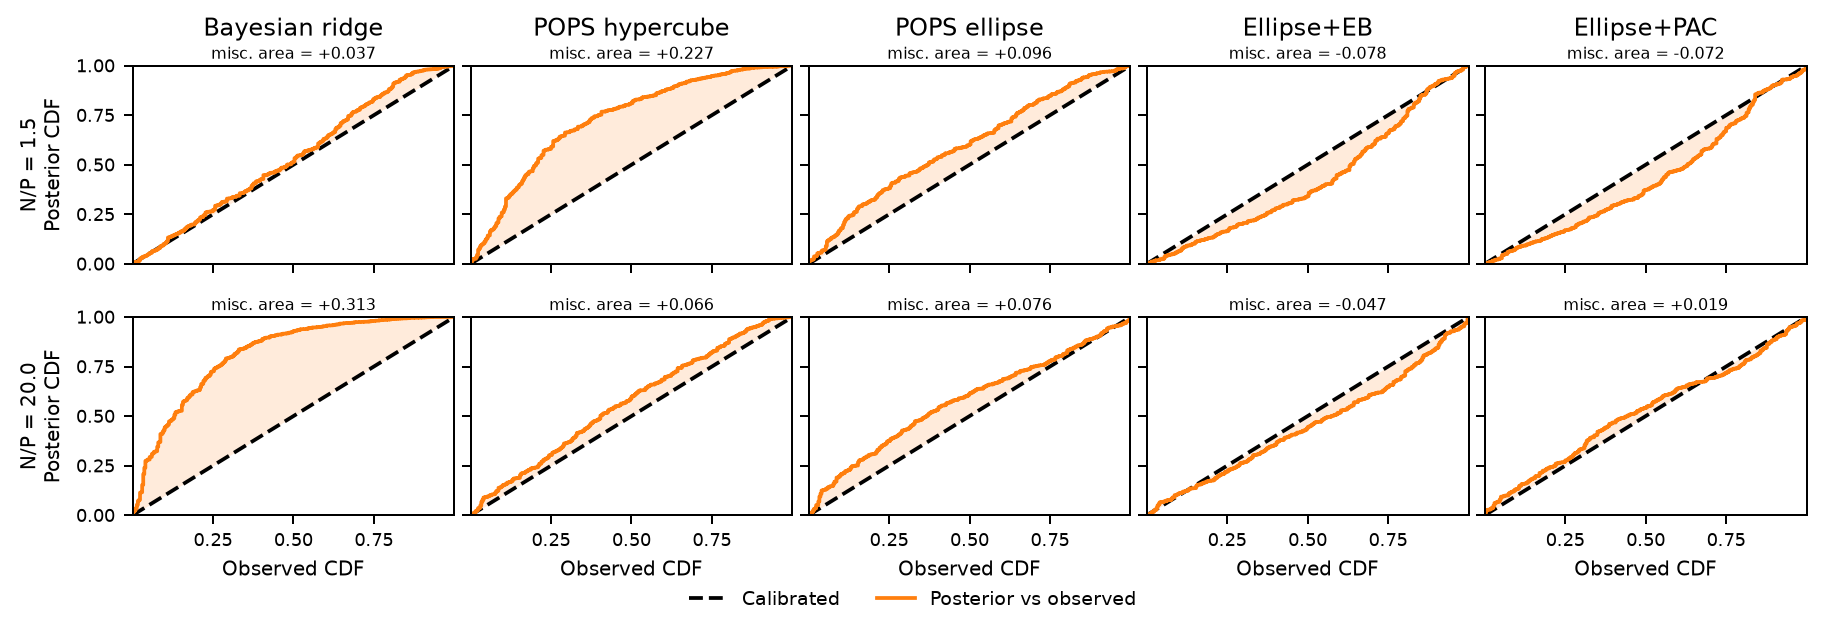

This chart was generated by the following Python code:
"""Posterior calibration of a linear Cu ACE interatomic potential.

The bundled ``ace_linear_uq_energies.npz`` holds the energy equations of a
linear 267-feature Cu ACE potential exported by ``mliap_train.py``: 700
training structures and 300 held-out test structures. The design is projected
onto its leading 35 PCA modes so that small observation/parameter ratios are
reachable from 700 structures alone, and two regimes (N/P = 1.5 and N/P = 20)
are fitted with ``BayesianRidge``, the POPS hypercube, the POPS ellipse,
Ellipse+EB and Ellipse+PAC (paper Fig. ``fig:ace``).

By default (``--basis subset``) the PCA basis of each regime is built from its
own training structures only, so the sparse regime uses no information from
the other training structures; ``--basis pool`` reproduces the workshop
construction, whose basis used the unlabelled descriptors of all 700
training structures. Every posterior is sampled for parameter uncertainty
only (Bayesian ridge ``sigma_``, never its noise precision).

The main figure is a probability-probability (P-P) plot: the posterior-sampled
CDF of the held-out energy error against the observed CDF, which is the parity
line for a perfectly calibrated posterior. Each panel is annotated with the
signed miscalibration area between the two (see
:func:`probability_probability_curve`). ``--error-output`` additionally writes
the two error densities that the P-P plot compares.

A trusted pickle with the same four keys can be supplied with ``--data``.
"""

import argparse
import pickle
from pathlib import Path

import matplotlib.pyplot as plt
import numpy as np
from comparisons import harness
from sklearn.linear_model import BayesianRidge

from popsregression import POPSEllipseRegression, POPSRegression

SEED = 0
POSTERIOR_SAMPLE_COUNT = 1024
DATA_RATIOS = (1.5, 20.0)
MAX_SIGMA = 4.0
HERE = Path(__file__).resolve().parent
DEFAULT_DATA = HERE / "ace_linear_uq_energies.npz"
DEFAULT_OUTPUT = HERE / "example_mliap.png"
DEFAULT_ERROR_OUTPUT = HERE / "example_mliap_errors.png"
DATA_KEYS = ("A_train_E", "y_train_E", "A_test_E", "y_test_E")
MODEL_TITLES = (
    "Bayesian ridge",
    "POPS hypercube",
    "POPS ellipse",
    "Ellipse+EB",
    "Ellipse+PAC",
)


def load_mliap_data(path):
    """Load and validate the ACE train/test energy equations."""
    path = Path(path)
    if path.suffix == ".npz":
        with np.load(path) as archive:
            data = {key: archive[key] for key in DATA_KEYS}
    elif path.suffix in (".pkl", ".pickle"):
        # Pickle support is for the artifact produced by the accompanying
        # workflow. As usual, only load trusted pickle files.
        with path.open("rb") as stream:
            archive = pickle.load(stream)
        data = {key: archive[key] for key in DATA_KEYS}
    else:
        raise ValueError("--data must be an .npz, .pkl, or .pickle file")

    X_train = np.asarray(data["A_train_E"], dtype=np.float64)
    y_train = np.asarray(data["y_train_E"], dtype=np.float64).reshape(-1)
    X_test = np.asarray(data["A_test_E"], dtype=np.float64)
    y_test = np.asarray(data["y_test_E"], dtype=np.float64).reshape(-1)

    if X_train.ndim != 2 or X_test.ndim != 2:
        raise ValueError("ACE design matrices must be two-dimensional")
    if X_train.shape[1] != X_test.shape[1]:
        raise ValueError("train and test design matrices have different widths")
    if X_train.shape[0] != y_train.size or X_test.shape[0] != y_test.size:
        raise ValueError("each design-matrix row must have one target")
    arrays = (X_train, y_train, X_test, y_test)
    if not all(np.isfinite(array).all() for array in arrays):
        raise ValueError("ACE data contain non-finite values")
    return X_train, y_train, X_test, y_test


def make_regimes(ratios=DATA_RATIOS, basis="subset"):
    """One training subset per observation/parameter ratio (35 PCA modes)."""
    regimes = []
    for ratio in ratios:
        problem = harness.ace_problem(ratio, SEED, basis=basis)
        regimes.append(
            {
                "ratio": problem.y_train.size / problem.n_params,
                "X": problem.X_train,
                "y": problem.y_train,
                "X_test": problem.X_test,
                "y_test": problem.y_test,
            }
        )
    return tuple(regimes)


def fit_models(X_train, y_train):
    """Fit the same five estimators as the polynomial and Burgers examples."""
    resample_density = POSTERIOR_SAMPLE_COUNT / len(y_train)

    bayesian_ridge = BayesianRidge(fit_intercept=False)
    bayesian_ridge.fit(X_train, y_train)

    pops_hypercube = POPSRegression(
        fit_intercept=False,
        minimum_relative_error=0.0,
        posterior="hypercube",
        resample_density=resample_density,
        random_state=SEED,
    )
    pops_hypercube.fit(X_train, y_train)

    ellipse = POPSEllipseRegression(random_state=SEED).fit(X_train, y_train)
    ellipse_eb = POPSEllipseRegression(
        regularization="empirical-bayes", random_state=SEED
    ).fit(X_train, y_train)
    ellipse_pac = POPSEllipseRegression(
        regularization="PAC", y_bounds=harness.ACE_Y_BOUNDS, random_state=SEED
    ).fit(X_train, y_train)
    return (bayesian_ridge, pops_hypercube, ellipse, ellipse_eb, ellipse_pac)


def sample_bayesian_errors(model, X, rng, n_samples):
    """Draw prediction errors from the Bayesian coefficient posterior."""
    eigenvalues, eigenvectors = np.linalg.eigh(model.sigma_)
    factor = eigenvectors * np.sqrt(np.maximum(eigenvalues, 0.0))
    coefficient_errors = factor @ rng.standard_normal((factor.shape[1], n_samples))
    return X @ coefficient_errors


def projected_ball_samples(rng, n_rows, n_samples, dimension):
    """Sample one-dimensional marginals of a uniform dimension-D ball."""
    beta_shape = 0.5 * (dimension + 1.0)
    return 2.0 * rng.beta(beta_shape, beta_shape, (n_rows, n_samples)) - 1.0


def sample_ellipse_errors(model, X, rng, n_samples):
    """Exact marginal errors of a (hierarchical) ellipsoid predictive.

    Each draw picks a stored hyperparameter draw with its mixture weight and
    then a projected-ball point of that ellipsoid's pushforward; errors are
    measured from the mixture mean.
    """
    weights, mean, half = model._mixture(X)
    idx = rng.choice(weights.size, size=(len(X), n_samples), p=weights)
    rows = np.arange(len(X))[:, None]
    ball = projected_ball_samples(rng, len(X), n_samples, model._ball_dim)
    samples = mean[idx, rows] + half[idx, rows] * ball
    return samples - (weights @ mean)[:, None]


def sample_posterior_errors(model, X, rng):
    """Return posterior prediction errors about the model's point prediction."""
    if isinstance(model, POPSEllipseRegression):
        return sample_ellipse_errors(model, X, rng, POSTERIOR_SAMPLE_COUNT)
    if isinstance(model, POPSRegression):
        # POPSRegression.posterior_samples_ contains coefficient perturbations,
        # not absolute coefficient vectors. Therefore no mean prediction is
        # subtracted here.
        return X @ model.posterior_samples_
    return sample_bayesian_errors(model, X, rng, POSTERIOR_SAMPLE_COUNT)


def probability_probability_curve(observed_errors, posterior_errors):
    """Empirical P-P curve of |error| and its signed miscalibration area.

    Plotting one empirical CDF against another is a probability-probability
    (P-P) plot; a perfectly calibrated posterior lies on the parity line. The
    signed area enclosed between the curve and that line,

        A = int_0^1 F_post(F_obs^-1(u)) du - 1/2
          = P(|e_post| < |e_obs|) - 1/2,

    is the *signed miscalibration area*. It is the Mann-Whitney statistic
    shifted to zero, so 2A is the Gini coefficient (equivalently Somers' D, or
    twice the ROC excess area AUC - 1/2) of the two error samples. It lies in
    [-1/2, +1/2], is invariant under any common rescaling of the errors, and is
    zero exactly when the two distributions agree. Positive values mean the
    posterior errors are stochastically smaller than the observed ones, i.e.
    the posterior is too narrow (over-confident); negative values mean it is
    too wide.

    Returns the observed CDF, the posterior CDF, and the signed area. The area
    is integrated over the returned curve, so it is exactly the area drawn.
    """
    observed = np.sort(np.abs(np.asarray(observed_errors, dtype=np.float64).ravel()))
    posterior = np.sort(np.abs(np.asarray(posterior_errors, dtype=np.float64).ravel()))
    if observed.size == 0 or posterior.size == 0:
        raise ValueError("both error samples must be non-empty")
    thresholds = np.unique(np.concatenate([[0.0], observed, posterior]))
    observed_cdf = np.searchsorted(observed, thresholds, side="right") / observed.size
    posterior_cdf = (
        np.searchsorted(posterior, thresholds, side="right") / posterior.size
    )
    area = float(np.trapezoid(posterior_cdf, observed_cdf) - 0.5)
    return observed_cdf, posterior_cdf, area


def posterior_error_records(models, X_test, y_test):
    """Collect observed and sampled posterior energy errors for each model."""
    records = []
    rng = np.random.default_rng(SEED)
    for model in models:
        test_errors = y_test - model.predict(X_test)
        pred_errors = sample_posterior_errors(model, X_test, rng)
        posterior_rms = np.sqrt(np.mean(pred_errors**2, axis=1))
        if np.any(posterior_rms <= 0.0):
            raise RuntimeError("encountered a zero energy posterior width")
        posterior_95 = np.sqrt(np.percentile(pred_errors**2, 95, axis=1))
        _, _, area = probability_probability_curve(test_errors, pred_errors)
        records.append(
            {
                "test_errors": test_errors,
                "pred_errors": pred_errors,
                "posterior_rms": posterior_rms,
                "miscalibration_area": area,
                "actual_coverage": float(np.mean(np.abs(test_errors) <= posterior_95)),
                "energy_rmse": float(np.sqrt(np.mean(test_errors**2))),
            }
        )
    return records


ANNOTATION_BBOX = dict(boxstyle="round,pad=0.18", fc="white", ec="0.65", alpha=0.90)


def area_label(record):
    """Annotation text for a panel's signed miscalibration area."""
    return f"misc. area = {record['miscalibration_area']:+.3f}"


def make_panel_grid(n_rows):
    """Shared panel grid with model titles on the top row."""
    fig, axes = plt.subplots(
        n_rows, len(MODEL_TITLES), figsize=(10, 3.4), sharex=True, sharey=True
    )
    axes = np.atleast_2d(axes)
    for column, title in enumerate(MODEL_TITLES):
        axes[0, column].set_title(title, fontsize=9.5, pad=12)
    return fig, axes


def common_error_scale(all_records):
    """Use the largest-N Bayesian-Ridge RMS as a common density x-axis scale."""
    scale = np.asarray(all_records[-1][0]["posterior_rms"], dtype=np.float64)
    return float(np.sqrt(np.mean(scale**2)))


def plot_error_densities(regimes, all_records, output):
    """Overlay the observed and posterior-sampled error densities."""
    scale = common_error_scale(all_records)
    max_ratio = max(
        np.max(np.abs(record["test_errors"]) / scale)
        for records in all_records
        for record in records
    )
    x_max = min(10.0, max(MAX_SIGMA, 1.05 * max_ratio))
    bins = np.linspace(-x_max, x_max, 31)

    fig, axes = make_panel_grid(len(regimes))
    for row, (regime, records) in enumerate(zip(regimes, all_records)):
        for column, record in enumerate(records):
            ax = axes[row, column]
            ax.hist(
                (record["pred_errors"] / scale).ravel(),
                bins=bins,
                density=True,
                histtype="step",
                linewidth=1.5,
                color="C1",
                label="Posterior",
            )
            ax.hist(
                record["test_errors"] / scale,
                bins=bins,
                density=True,
                histtype="step",
                linewidth=1.5,
                color="0.15",
                label="Observed",
            )
            ax.text(
                0.96,
                0.92,
                area_label(record),
                transform=ax.transAxes,
                ha="right",
                va="top",
                fontsize=6.2,
                bbox=ANNOTATION_BBOX,
            )
            ax.set_xlim(-x_max, x_max)
            ax.set_ylim(bottom=0.0, top=0.5)
            ax.set_yticks([])
            ax.tick_params(labelsize=7)
            if row == len(regimes) - 1:
                ax.set_xlabel(r"$(E-E_{\rm DFT})/\sigma_{\rm RMS}$", fontsize=8)
        axes[row, 0].set_ylabel(f"N/P = {regime['ratio']:.1f}", fontsize=8)

    axes[0, -1].legend(fontsize=6, loc="upper left", bbox_to_anchor=(0.0, 0.88))
    fig.tight_layout(pad=0.25, w_pad=0.2, h_pad=0.25)
    fig.savefig(output, dpi=180, bbox_inches="tight")
    plt.close(fig)


def plot_pp(regimes, all_records, output):
    """P-P plot of posterior-predicted against observed |energy error| CDFs.

    The curve is scale-free, so no common RMS normalisation is needed here.
    """
    fig, axes = make_panel_grid(len(regimes))
    for row, (regime, records) in enumerate(zip(regimes, all_records)):
        for column, record in enumerate(records):
            ax = axes[row, column]
            observed_cdf, posterior_cdf, _ = probability_probability_curve(
                record["test_errors"],
                record["pred_errors"],
            )
            ax.plot([0.0, 1.0], [0.0, 1.0], "k--", linewidth=1.5, label="Calibrated")
            ax.plot(
                observed_cdf,
                posterior_cdf,
                "C1",
                linewidth=1.5,
                label="Posterior vs observed",
            )
            ax.fill_between(
                observed_cdf,
                observed_cdf,
                posterior_cdf,
                color="C1",
                alpha=0.15,
                linewidth=0.0,
            )
            ax.text(
                0.5,
                1.015,
                area_label(record),
                transform=ax.transAxes,
                ha="center",
                va="bottom",
                fontsize=6.5,
            )
            ax.set_xlim(0.0, 1.0)
            ax.set_ylim(0.0, 1.0)
            # Prune the 0/1 x-ticks so neighbouring panels do not collide.
            ax.set_xticks([0.25, 0.5, 0.75])
            ax.set_yticks([0.0, 0.25, 0.5, 0.75, 1.0])
            ax.tick_params(labelsize=7)
            if row == len(regimes) - 1:
                ax.set_xlabel("Observed CDF", fontsize=8)
        axes[row, 0].set_ylabel(
            f"N/P = {regime['ratio']:.1f}\nPosterior CDF",
            fontsize=8,
        )

    handles, labels = axes[0, 0].get_legend_handles_labels()
    fig.legend(
        handles,
        labels,
        loc="lower center",
        ncol=2,
        fontsize=7.5,
        frameon=False,
        bbox_to_anchor=(0.5, -0.005),
    )
    fig.tight_layout(pad=0.25, w_pad=0.3, h_pad=0.9, rect=(0, 0.06, 1, 1))
    fig.savefig(output, dpi=180, bbox_inches="tight")
    plt.close(fig)


def run(data=DEFAULT_DATA, output=DEFAULT_OUTPUT, error_output=None, basis="subset"):
    X_train, y_train, X_test, y_test = load_mliap_data(data)
    regimes = make_regimes(basis=basis)
    print(
        f"ACE energies: train={len(y_train)}, test={len(y_test)}, "
        f"P={X_train.shape[1]} reduced to rank {harness.ACE_RANK} "
        f"(PCA basis: {basis})"
    )

    all_records = [
        posterior_error_records(
            fit_models(regime["X"], regime["y"]),
            regime["X_test"],
            regime["y_test"],
        )
        for regime in regimes
    ]

    plot_pp(regimes, all_records, output)
    print(f"Saved {Path(output).resolve()}")
    if error_output:
        plot_error_densities(regimes, all_records, error_output)
        print(f"Saved {Path(error_output).resolve()}")

    for regime, records in zip(regimes, all_records):
        print(f"N={len(regime['y'])}, N/P={regime['ratio']:.3f}")
        for title, record in zip(MODEL_TITLES, records):
            print(
                f"  {title:20s} signed miscalibration area="
                f"{record['miscalibration_area']:+.4f}  "
                "95% posterior interval covers "
                f"{record['actual_coverage'] * 100:.1f}% of tests  "
                f"RMSE E={record['energy_rmse']:.4g} eV/atom"
            )
    return all_records


if __name__ == "__main__":
    parser = argparse.ArgumentParser(description=__doc__)
    parser.add_argument(
        "--data",
        type=Path,
        default=DEFAULT_DATA,
        help="ACE energy equations as NPZ or trusted pickle",
    )
    parser.add_argument(
        "--output",
        type=Path,
        default=DEFAULT_OUTPUT,
        help="P-P (CDF vs CDF) figure path",
    )
    parser.add_argument(
        "--error-output",
        type=Path,
        nargs="?",
        const=DEFAULT_ERROR_OUTPUT,
        default=None,
        help="also write the error-density figure (optional path)",
    )
    parser.add_argument(
        "--basis",
        choices=("subset", "pool"),
        default="subset",
        help="PCA basis from the training subset (default) or all 700 structures",
    )
    args = parser.parse_args()
    run(
        data=args.data,
        output=args.output,
        error_output=args.error_output,
        basis=args.basis,
    )
